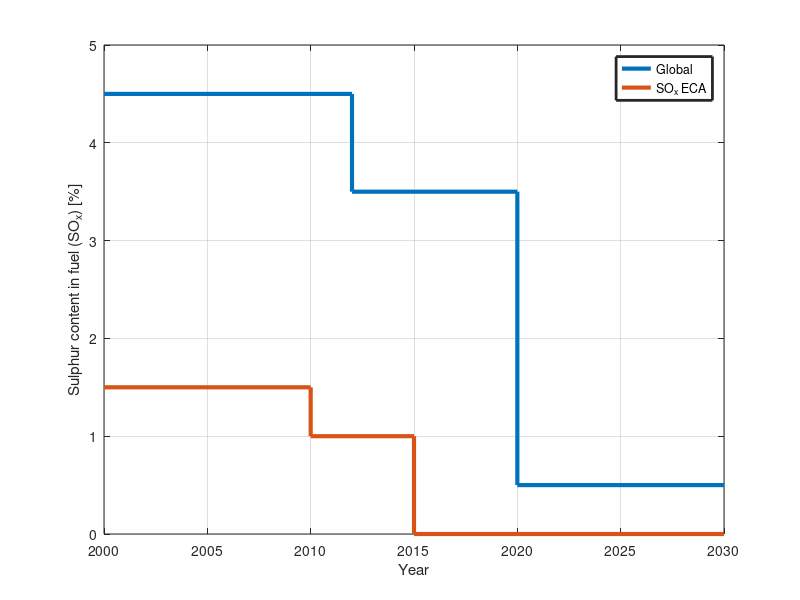

Reproduce this figure in MATLAB.
clear
clc

SOx_global = [4.5, 3.5, 0.5,0.5]
SOx_ECA = [1.5, 1, 0, 0]
Year_global =[2000,2012,2020,2030]
Year_ECA =[2000,2010,2015,2030]

stairs(Year_global,SOx_global,'Linewidth',3)
grid on
xlim([2000 2030])
ylim([0 5])
hold on
stairs(Year_ECA,SOx_ECA,'Linewidth',3)
grid on
ylabel('Sulphur content in fuel (SO_x) [%]')
xlabel('Year')
legend('Global','SO_x ECA','Linewidth',2,'Location','northeast')
